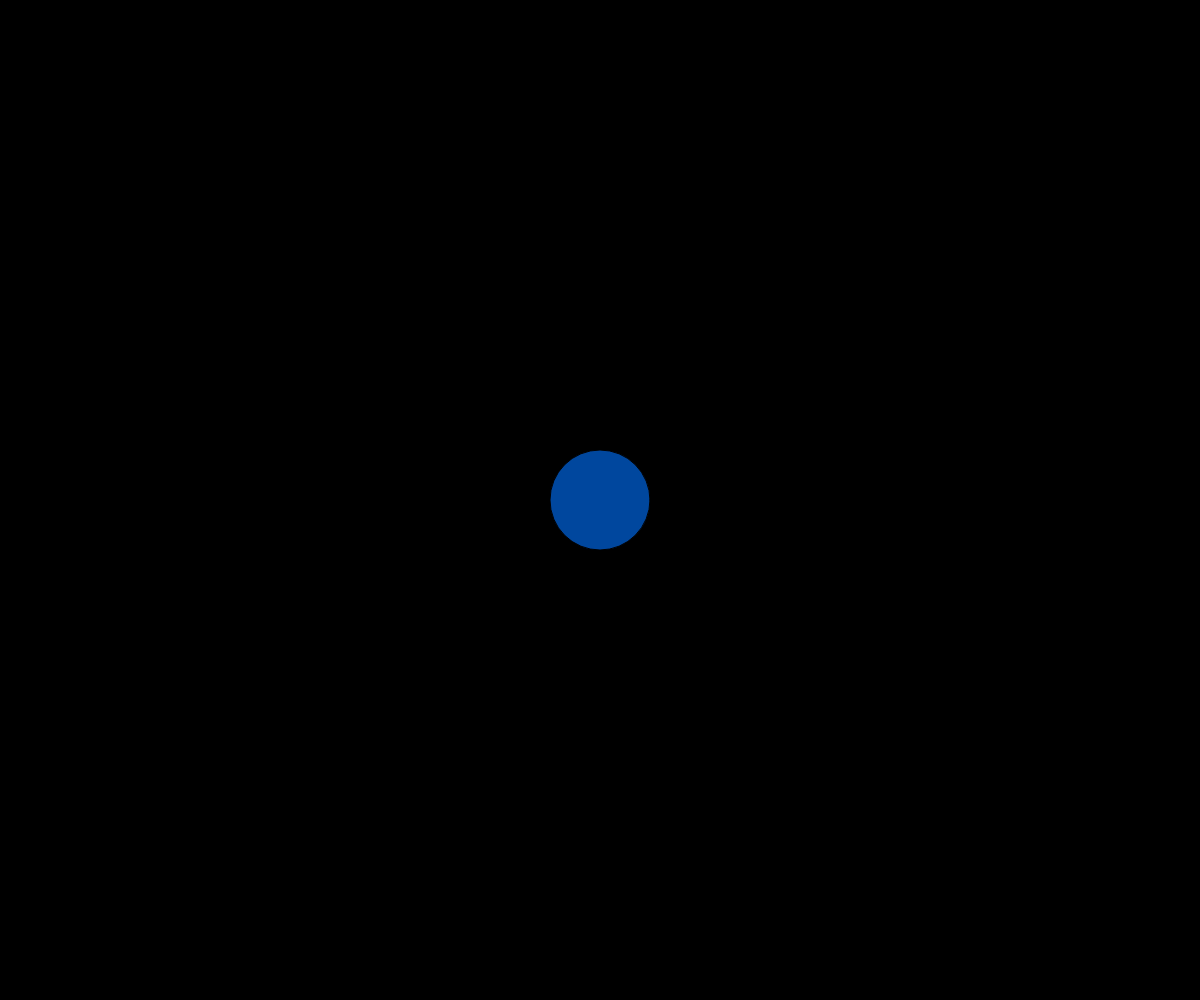
Frame 1 (no input)
Frame 60 (no input): identical to frame 1, image omitted
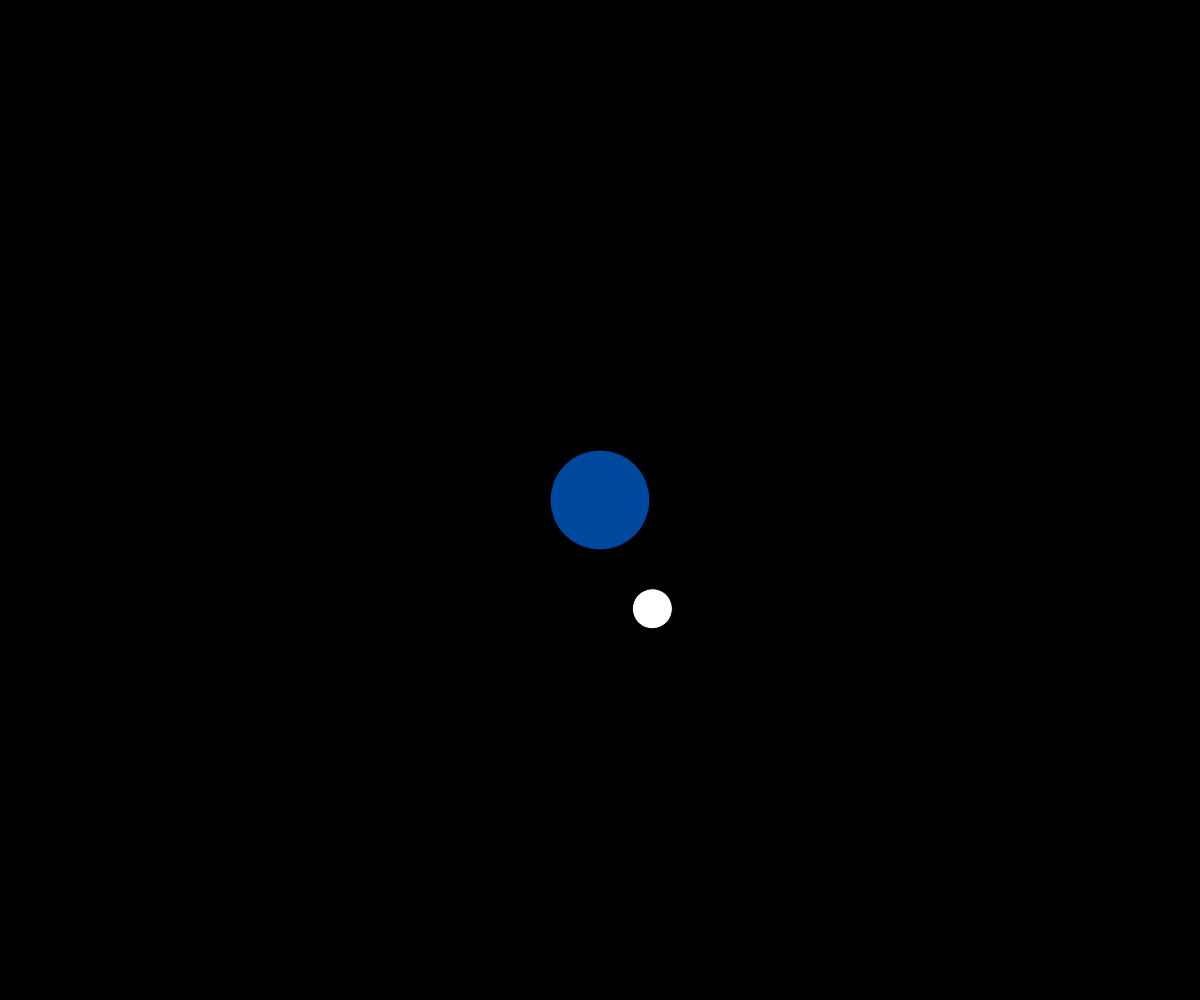
Frame 120 (the mouse pressed at the canvas centre since frame 60)

The p5.js sketch that drew these frames (run headless with seeded random() and noise() and a simulated clock; from frame 60 on, the mouse is pressed at the canvas centre):

// p5.js sketch
// ── sketch.js
// planets and moons
// Mariyya
// 3/ 26/ 2026

// global
let myPlanet;

function setup() {
  createCanvas(windowWidth, windowHeight);
  angleMode(DEGREES);
  myPlanet = new Planet(width/2,  height/2);
}

function draw() {
  background(0);
  myPlanet.display();
  
}

function mousePressed(){
  //regular click -> add moon
  //SHIFT click -> destroy and reset moon
  if(keyIsPressed && keyCode === SHIFT){
    myPlanet = new Planet(width/2, height/2);
  }
  else myPlanet.createMoon();
}

function keyPressed(){
  if(keyCode != SHIFT){
    myPlanet.x = mouseX;
    myPlanet.y = mouseY;
  }
}

class Planet{
  //constructor
  constructor(x,y){
    this.x = x; this.y = y; this.s = 100;
    this.moons = [];
  }

  //class methods
  createMoon(){
    this.moons.push(new Moon());
  }

  display(){
    //draw the planet + all of its moon
    fill('#00479E')
    circle(this.x,  this.y, this.s)

    //for the moons
    for (let m of this.moons){
      m.update(this.x, this.y);
      
    }

  }
}

class Moon{
  constructor(){
    this.speed = random(1.5); //angular speed
    this.angle = 0;
    this.orbitRadius = random(100,200);
    this.s = random(10,50);
  }

  //class methods
  move(){
    this.angle += this.speed;
  }

  display(x,y){
    fill(255);
    push();
    translate(x,y);
    rotate(this.angle);
    circle(this.orbitRadius, 0, this.s);
    pop();
  }

  update(x,y){
    //helper method to handle all internal
    //method calls.
    this.move();
    this.display(x,y);
  }
}
